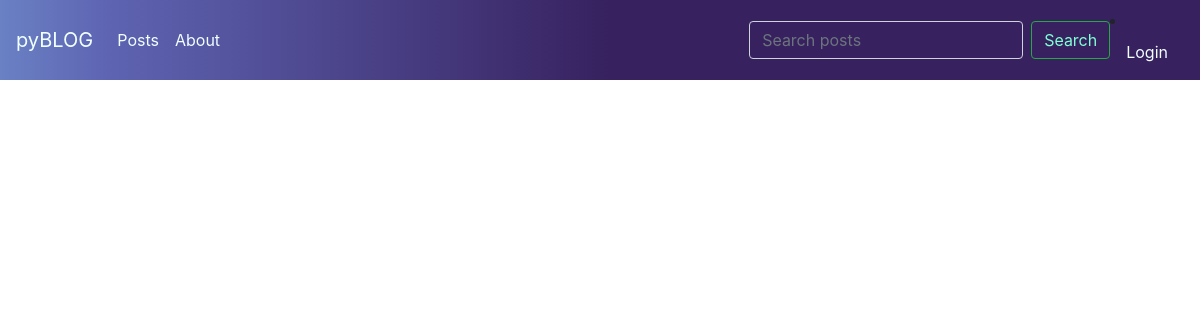
The app's page /posts, older data.
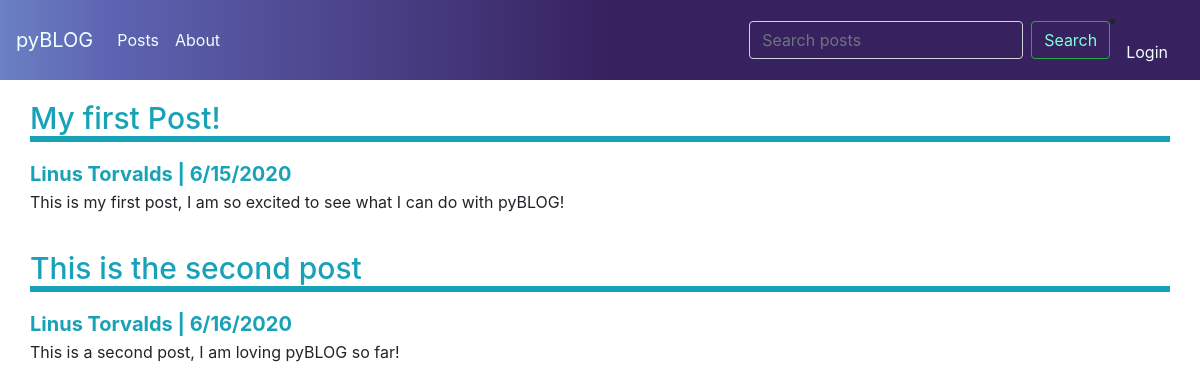
The same page, newer data.
### tables this page shows
CREATE TABLE "Posts" (
            "post_title"  TEXT NOT NULL,
            "post_author" TEXT,
            "post_date"  TEXT,
            "post_content"  TEXT,
            PRIMARY KEY ("post_title")
            );

### app.py (the view, shortened to what this page needs)
@app.route('/posts', methods=['GET','POST'])
def posts():
    try:
        username = session['username']
    except:
        username = None
    posts = get_all_post_contents()
    return render_template('posts.html', posts=posts, username=username)

### db.py (called while the page is built)
def get_all_post_contents():
    db_path = 'db_folder/database.db'
    conn = sql.connect(db_path)
    c = conn.cursor()
    try:
        c.execute("SELECT post_title, post_author, post_date, post_content FROM Posts")
    except:
        return False
    try:
        return c.fetchall()
    except:
        conn.close()
        return False

### templates/posts.html (shortened to what this page needs)
{% extends "layout.html" %}
{% block content %}
<body>
    {% for post in posts %}
    <div class="container h-100">
        <div class="row h-100 justify-content-center align-items-center">
            <div class="post">
                <h1>{{ post[0] }}</h1>
                <h2>{{ post[1] }} | {{ post[2] }}</h2>
                <p>{{ post[3] }}</p>
            </div>
        </div>
    </div>
    {% endfor %}
</body>
{% endblock %}

Row changes from the older to the newer data that the page shows:
added Posts: post_title "My first Post!", post_author "Linus Torvalds", post_date "6/15/2020", post_content "This is my first post, I am so excited to see what I can do with pyBLOG!"
added Posts: post_title "This is the second post", post_author "Linus Torvalds", post_date "6/16/2020", post_content "This is a second post, I am loving pyBLOG so far!"
